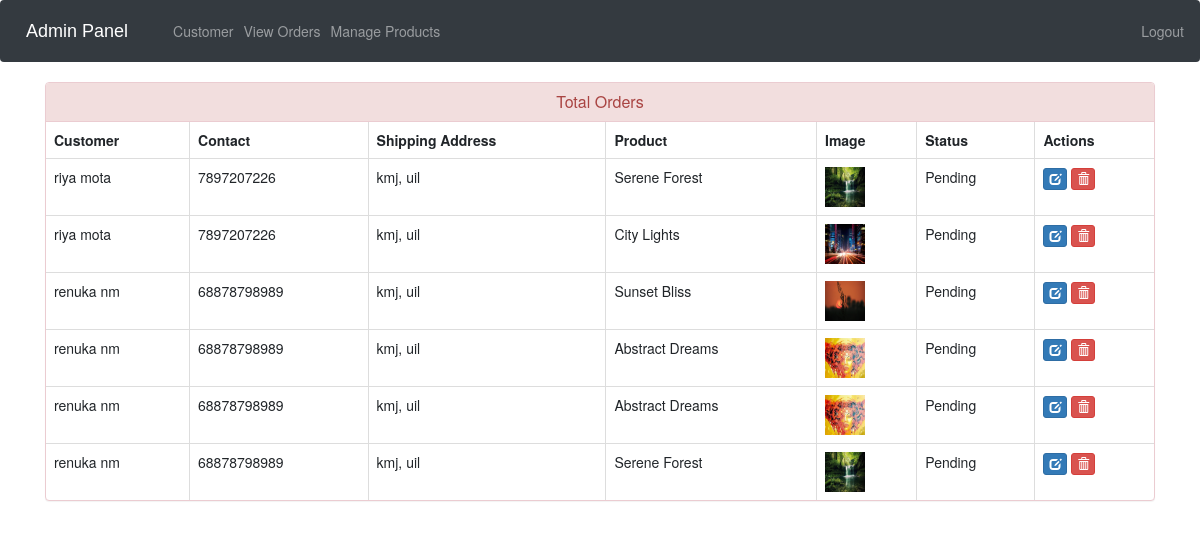
The page /admin-view-booking (signed in) on the database its author committed.
### ecom/models.py (models this page shows, shortened)
class Customer(models.Model):
    user=models.OneToOneField(User,on_delete=models.CASCADE)
    profile_pic= models.ImageField(upload_to='profile_pic/CustomerProfilePic/',null=True,blank=True)
    address = models.CharField(max_length=40)
    mobile = models.CharField(max_length=20,null=False)
    @property
    def get_name(self):
        return self.user.first_name+" "+self.user.last_name

class Orders(models.Model):
    STATUS =(
        ('Pending','Pending'),
        ('Order Confirmed','Order Confirmed'),
        ('Out for Delivery','Out for Delivery'),
        ('Delivered','Delivered'),
    )
    customer=models.ForeignKey('Customer', on_delete=models.CASCADE,null=True)
    product=models.ForeignKey('Product',on_delete=models.CASCADE,null=True)
    email = models.CharField(max_length=50,null=True)
    address = models.CharField(max_length=500,null=True)
    mobile = models.CharField(max_length=20,null=True)
    order_date= models.DateField(auto_now_add=True,null=True)
    status=models.CharField(max_length=50,null=True,choices=STATUS)

class Product(models.Model):
    name=models.CharField(max_length=40)
    product_image= models.ImageField(upload_to='product_image/',null=True,blank=True)
    price = models.PositiveIntegerField()
    description=models.CharField(max_length=40)

### ecom/views.py (the view)
# urls.py: path('admin-view-booking', views.admin_view_booking_view,name='admin-view-booking'),
@login_required(login_url='adminlogin')
def admin_view_booking_view(request):
    orders=models.Orders.objects.all()
    ordered_products=[]
    ordered_bys=[]
    for order in orders:
        ordered_product=models.Product.objects.all().filter(id=order.product.id)
        ordered_by=models.Customer.objects.all().filter(id = order.customer.id)
        ordered_products.append(ordered_product)
        ordered_bys.append(ordered_by)
    return render(request,'ecom/admin_view_booking.html',{'data':zip(ordered_products,ordered_bys,orders)})

### templates/ecom/admin_view_booking.html (shortened to what this page needs)
{% extends 'ecom/admin_base.html' %}
{% load static %}
{% block content %}
<head>
  <link href="//netdna.bootstrapcdn.com/bootstrap/3.0.0/css/bootstrap.min.css" rel="stylesheet" id="bootstrap-css">
</head>
<div class="container">
  <div class="panel panel-danger">
    <div class="panel-heading">
      <h6 class="panel-title">Total Orders</h6>
    </div>
    <table class="table table-hover table-bordered" id="dev-table">
      <thead>
        <tr>
          <th>Customer</th>
          <th>Contact</th>
          <th>Shipping Address</th>
          <th>Product</th>
          <th>Image</th>
          <th>Status</th>
          <th>Actions</th>
        </tr>
      </thead>
      {% for product,customer,order in data %}
      <tr>
        {% for c in customer %}
        <td> {{c.get_name}}</td>
        <td>{{c.mobile}}</td>
        <td>{{order.address}}</td>
        {% endfor %}
        {% for p in product %}
        <td> {{p.name}}</td>
        <td> <img src="{% static p.product_image.url %}" alt="Profile Pic" height="40px" width="40px" /></td>
        <td>{{order.status}}</td>
        <td><a class="btn btn-primary btn-xs" href="{% url 'update-order' order.id  %}"><span class="glyphicon glyphicon-edit"></span></a>
        <a class="btn btn-danger btn-xs" href="{% url 'delete-order' order.id  %}"><span class="glyphicon glyphicon-trash"></span></a></td>
        {% endfor %}
      </tr>
      {% endfor %}
    </table>
  </div>
</div>
{% endblock content %}

### templates/ecom/admin_view_booking.html (style rules this page uses)
a:link { text-decoration: none; }
h6 { text-align: center; }

### rows shown on the page
Orders: address "kmj, uil", status "Pending"
Customer: get_name "riya mota", mobile "7897207226"
Product: name "Serene Forest", product_image (picture)
Orders: address "kmj, uil", status "Pending"
Product: name "City Lights", product_image (picture)
Orders: address "kmj, uil", status "Pending"
Customer: get_name "renuka nm", mobile "68878798989"
Product: name "Sunset Bliss", product_image (picture)
Orders: address "kmj, uil", status "Pending"
Product: name "Abstract Dreams", product_image (picture)
Orders: address "kmj, uil", status "Pending"
Orders: address "kmj, uil", status "Pending"
